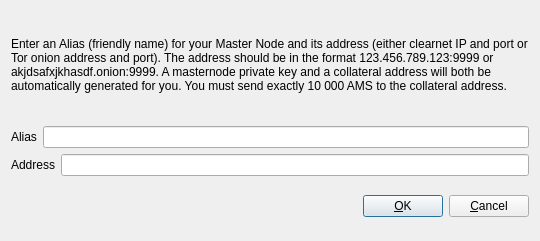
<?xml version="1.0" encoding="UTF-8"?>
<ui version="4.0">
 <class>AddEditAdrenalineNode</class>
 <widget class="QDialog" name="AddEditAdrenalineNode">
  <property name="geometry">
   <rect>
    <x>0</x>
    <y>0</y>
    <width>540</width>
    <height>241</height>
   </rect>
  </property>
  <property name="windowTitle">
   <string>Add/Edit AmsterdamCoin Node</string>
  </property>
  <property name="modal">
   <bool>true</bool>
  </property>
  <layout class="QVBoxLayout" name="verticalLayout">
   <item>
    <layout class="QVBoxLayout" name="verticalLayout_2">
     <property name="topMargin">
      <number>0</number>
     </property>
     <property name="bottomMargin">
      <number>0</number>
     </property>
     <item>
      <widget class="QLabel" name="label_3">
       <property name="sizePolicy">
        <sizepolicy hsizetype="Preferred" vsizetype="Expanding">
         <horstretch>0</horstretch>
         <verstretch>0</verstretch>
        </sizepolicy>
       </property>
       <property name="text">
        <string>&lt;html&gt;&lt;head/&gt;&lt;body&gt;&lt;p&gt;Enter an Alias (friendly name) for your Master Node and its address (either clearnet IP and port or Tor onion address and port).  The address should be in the format 123.456.789.123:9999 or akjdsafxjkhasdf.onion:9999.  A masternode private key and a collateral address will both be automatically generated for you.  You must send exactly 10 000 AMS to the collateral address.&lt;/p&gt;&lt;/body&gt;&lt;/html&gt;</string>
       </property>
       <property name="wordWrap">
        <bool>true</bool>
       </property>
      </widget>
     </item>
     <item>
      <layout class="QHBoxLayout" name="horizontalLayout">
       <property name="bottomMargin">
        <number>0</number>
       </property>
       <item>
        <widget class="QLabel" name="label">
         <property name="text">
          <string>Alias</string>
         </property>
        </widget>
       </item>
       <item>
        <widget class="QLineEdit" name="aliasLineEdit"/>
       </item>
      </layout>
     </item>
     <item>
      <layout class="QHBoxLayout" name="horizontalLayout_2">
       <property name="bottomMargin">
        <number>0</number>
       </property>
       <item>
        <widget class="QLabel" name="label_2">
         <property name="text">
          <string>Address</string>
         </property>
        </widget>
       </item>
       <item>
        <widget class="QLineEdit" name="addressLineEdit"/>
       </item>
      </layout>
     </item>
     <item>
      <layout class="QHBoxLayout" name="horizontalLayout_3">
       <property name="bottomMargin">
        <number>0</number>
       </property>
      </layout>
     </item>
    </layout>
   </item>
   <item>
    <layout class="QHBoxLayout" name="horizontalLayout_Buttons">
     <item>
      <spacer name="horizontalSpacer_1">
       <property name="orientation">
        <enum>Qt::Horizontal</enum>
       </property>
       <property name="sizeHint" stdset="0">
        <size>
         <width>40</width>
         <height>48</height>
        </size>
       </property>
      </spacer>
     </item>
     <item>
      <widget class="QLabel" name="statusLabel">
       <property name="font">
        <font>
         <weight>75</weight>
         <bold>true</bold>
        </font>
       </property>
       <property name="text">
        <string/>
       </property>
       <property name="textFormat">
        <enum>Qt::PlainText</enum>
       </property>
       <property name="wordWrap">
        <bool>true</bool>
       </property>
      </widget>
     </item>
     <item>
      <spacer name="horizontalSpacer_2">
       <property name="orientation">
        <enum>Qt::Horizontal</enum>
       </property>
       <property name="sizeHint" stdset="0">
        <size>
         <width>40</width>
         <height>48</height>
        </size>
       </property>
      </spacer>
     </item>
     <item>
      <widget class="QPushButton" name="okButton">
       <property name="text">
        <string>&amp;OK</string>
       </property>
      </widget>
     </item>
     <item>
      <widget class="QPushButton" name="cancelButton">
       <property name="text">
        <string>&amp;Cancel</string>
       </property>
       <property name="autoDefault">
        <bool>false</bool>
       </property>
      </widget>
     </item>
    </layout>
   </item>
  </layout>
 </widget>
 <resources/>
 <connections/>
</ui>
